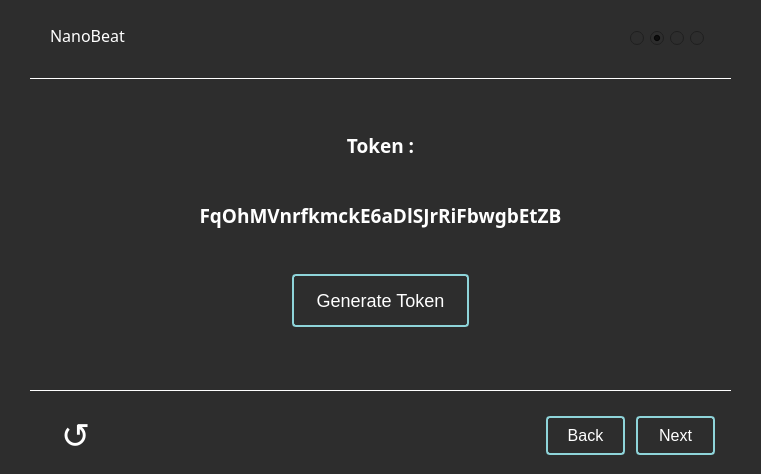
<?xml version="1.0" encoding="UTF-8"?>
<ui version="4.0">
 <class>MainWindow</class>
 <widget class="QMainWindow" name="MainWindow">
  <property name="enabled">
   <bool>true</bool>
  </property>
  <property name="geometry">
   <rect>
    <x>0</x>
    <y>0</y>
    <width>761</width>
    <height>474</height>
   </rect>
  </property>
  <property name="tabletTracking">
   <bool>false</bool>
  </property>
  <property name="windowTitle">
   <string>MainWindow</string>
  </property>
  <property name="styleSheet">
   <string notr="true">background-color:#2d2d2d;</string>
  </property>
  <widget class="QWidget" name="centralwidget">
   <property name="enabled">
    <bool>true</bool>
   </property>
   <property name="maximumSize">
    <size>
     <width>761</width>
     <height>16777215</height>
    </size>
   </property>
   <widget class="Line" name="line">
    <property name="geometry">
     <rect>
      <x>30</x>
      <y>70</y>
      <width>701</width>
      <height>16</height>
     </rect>
    </property>
    <property name="palette">
     <palette>
      <active>
       <colorrole role="WindowText">
        <brush brushstyle="SolidPattern">
         <color alpha="255">
          <red>255</red>
          <green>255</green>
          <blue>255</blue>
         </color>
        </brush>
       </colorrole>
       <colorrole role="Button">
        <brush brushstyle="SolidPattern">
         <color alpha="255">
          <red>45</red>
          <green>45</green>
          <blue>45</blue>
         </color>
        </brush>
       </colorrole>
       <colorrole role="Base">
        <brush brushstyle="SolidPattern">
         <color alpha="255">
          <red>45</red>
          <green>45</green>
          <blue>45</blue>
         </color>
        </brush>
       </colorrole>
       <colorrole role="Window">
        <brush brushstyle="SolidPattern">
         <color alpha="255">
          <red>45</red>
          <green>45</green>
          <blue>45</blue>
         </color>
        </brush>
       </colorrole>
      </active>
      <inactive>
       <colorrole role="WindowText">
        <brush brushstyle="SolidPattern">
         <color alpha="255">
          <red>255</red>
          <green>255</green>
          <blue>255</blue>
         </color>
        </brush>
       </colorrole>
       <colorrole role="Button">
        <brush brushstyle="SolidPattern">
         <color alpha="255">
          <red>45</red>
          <green>45</green>
          <blue>45</blue>
         </color>
        </brush>
       </colorrole>
       <colorrole role="Base">
        <brush brushstyle="SolidPattern">
         <color alpha="255">
          <red>45</red>
          <green>45</green>
          <blue>45</blue>
         </color>
        </brush>
       </colorrole>
       <colorrole role="Window">
        <brush brushstyle="SolidPattern">
         <color alpha="255">
          <red>45</red>
          <green>45</green>
          <blue>45</blue>
         </color>
        </brush>
       </colorrole>
      </inactive>
      <disabled>
       <colorrole role="WindowText">
        <brush brushstyle="SolidPattern">
         <color alpha="255">
          <red>120</red>
          <green>120</green>
          <blue>120</blue>
         </color>
        </brush>
       </colorrole>
       <colorrole role="Button">
        <brush brushstyle="SolidPattern">
         <color alpha="255">
          <red>45</red>
          <green>45</green>
          <blue>45</blue>
         </color>
        </brush>
       </colorrole>
       <colorrole role="Base">
        <brush brushstyle="SolidPattern">
         <color alpha="255">
          <red>45</red>
          <green>45</green>
          <blue>45</blue>
         </color>
        </brush>
       </colorrole>
       <colorrole role="Window">
        <brush brushstyle="SolidPattern">
         <color alpha="255">
          <red>45</red>
          <green>45</green>
          <blue>45</blue>
         </color>
        </brush>
       </colorrole>
      </disabled>
     </palette>
    </property>
    <property name="font">
     <font>
      <kerning>true</kerning>
     </font>
    </property>
    <property name="styleSheet">
     <string notr="true"/>
    </property>
    <property name="frameShadow">
     <enum>QFrame::Plain</enum>
    </property>
    <property name="lineWidth">
     <number>1</number>
    </property>
    <property name="orientation">
     <enum>Qt::Horizontal</enum>
    </property>
   </widget>
   <widget class="Line" name="line_2">
    <property name="geometry">
     <rect>
      <x>30</x>
      <y>380</y>
      <width>701</width>
      <height>20</height>
     </rect>
    </property>
    <property name="palette">
     <palette>
      <active>
       <colorrole role="WindowText">
        <brush brushstyle="SolidPattern">
         <color alpha="255">
          <red>255</red>
          <green>255</green>
          <blue>255</blue>
         </color>
        </brush>
       </colorrole>
       <colorrole role="Button">
        <brush brushstyle="SolidPattern">
         <color alpha="255">
          <red>45</red>
          <green>45</green>
          <blue>45</blue>
         </color>
        </brush>
       </colorrole>
       <colorrole role="Base">
        <brush brushstyle="SolidPattern">
         <color alpha="255">
          <red>45</red>
          <green>45</green>
          <blue>45</blue>
         </color>
        </brush>
       </colorrole>
       <colorrole role="Window">
        <brush brushstyle="SolidPattern">
         <color alpha="255">
          <red>45</red>
          <green>45</green>
          <blue>45</blue>
         </color>
        </brush>
       </colorrole>
      </active>
      <inactive>
       <colorrole role="WindowText">
        <brush brushstyle="SolidPattern">
         <color alpha="255">
          <red>255</red>
          <green>255</green>
          <blue>255</blue>
         </color>
        </brush>
       </colorrole>
       <colorrole role="Button">
        <brush brushstyle="SolidPattern">
         <color alpha="255">
          <red>45</red>
          <green>45</green>
          <blue>45</blue>
         </color>
        </brush>
       </colorrole>
       <colorrole role="Base">
        <brush brushstyle="SolidPattern">
         <color alpha="255">
          <red>45</red>
          <green>45</green>
          <blue>45</blue>
         </color>
        </brush>
       </colorrole>
       <colorrole role="Window">
        <brush brushstyle="SolidPattern">
         <color alpha="255">
          <red>45</red>
          <green>45</green>
          <blue>45</blue>
         </color>
        </brush>
       </colorrole>
      </inactive>
      <disabled>
       <colorrole role="WindowText">
        <brush brushstyle="SolidPattern">
         <color alpha="255">
          <red>120</red>
          <green>120</green>
          <blue>120</blue>
         </color>
        </brush>
       </colorrole>
       <colorrole role="Button">
        <brush brushstyle="SolidPattern">
         <color alpha="255">
          <red>45</red>
          <green>45</green>
          <blue>45</blue>
         </color>
        </brush>
       </colorrole>
       <colorrole role="Base">
        <brush brushstyle="SolidPattern">
         <color alpha="255">
          <red>45</red>
          <green>45</green>
          <blue>45</blue>
         </color>
        </brush>
       </colorrole>
       <colorrole role="Window">
        <brush brushstyle="SolidPattern">
         <color alpha="255">
          <red>45</red>
          <green>45</green>
          <blue>45</blue>
         </color>
        </brush>
       </colorrole>
      </disabled>
     </palette>
    </property>
    <property name="font">
     <font>
      <kerning>true</kerning>
     </font>
    </property>
    <property name="styleSheet">
     <string notr="true"/>
    </property>
    <property name="frameShadow">
     <enum>QFrame::Plain</enum>
    </property>
    <property name="lineWidth">
     <number>1</number>
    </property>
    <property name="orientation">
     <enum>Qt::Horizontal</enum>
    </property>
   </widget>
   <widget class="QLabel" name="label">
    <property name="geometry">
     <rect>
      <x>50</x>
      <y>20</y>
      <width>101</width>
      <height>31</height>
     </rect>
    </property>
    <property name="palette">
     <palette>
      <active>
       <colorrole role="WindowText">
        <brush brushstyle="SolidPattern">
         <color alpha="255">
          <red>255</red>
          <green>255</green>
          <blue>255</blue>
         </color>
        </brush>
       </colorrole>
       <colorrole role="Button">
        <brush brushstyle="SolidPattern">
         <color alpha="255">
          <red>45</red>
          <green>45</green>
          <blue>45</blue>
         </color>
        </brush>
       </colorrole>
       <colorrole role="Base">
        <brush brushstyle="SolidPattern">
         <color alpha="255">
          <red>45</red>
          <green>45</green>
          <blue>45</blue>
         </color>
        </brush>
       </colorrole>
       <colorrole role="Window">
        <brush brushstyle="SolidPattern">
         <color alpha="255">
          <red>45</red>
          <green>45</green>
          <blue>45</blue>
         </color>
        </brush>
       </colorrole>
      </active>
      <inactive>
       <colorrole role="WindowText">
        <brush brushstyle="SolidPattern">
         <color alpha="255">
          <red>255</red>
          <green>255</green>
          <blue>255</blue>
         </color>
        </brush>
       </colorrole>
       <colorrole role="Button">
        <brush brushstyle="SolidPattern">
         <color alpha="255">
          <red>45</red>
          <green>45</green>
          <blue>45</blue>
         </color>
        </brush>
       </colorrole>
       <colorrole role="Base">
        <brush brushstyle="SolidPattern">
         <color alpha="255">
          <red>45</red>
          <green>45</green>
          <blue>45</blue>
         </color>
        </brush>
       </colorrole>
       <colorrole role="Window">
        <brush brushstyle="SolidPattern">
         <color alpha="255">
          <red>45</red>
          <green>45</green>
          <blue>45</blue>
         </color>
        </brush>
       </colorrole>
      </inactive>
      <disabled>
       <colorrole role="WindowText">
        <brush brushstyle="SolidPattern">
         <color alpha="255">
          <red>120</red>
          <green>120</green>
          <blue>120</blue>
         </color>
        </brush>
       </colorrole>
       <colorrole role="Button">
        <brush brushstyle="SolidPattern">
         <color alpha="255">
          <red>45</red>
          <green>45</green>
          <blue>45</blue>
         </color>
        </brush>
       </colorrole>
       <colorrole role="Base">
        <brush brushstyle="SolidPattern">
         <color alpha="255">
          <red>45</red>
          <green>45</green>
          <blue>45</blue>
         </color>
        </brush>
       </colorrole>
       <colorrole role="Window">
        <brush brushstyle="SolidPattern">
         <color alpha="255">
          <red>45</red>
          <green>45</green>
          <blue>45</blue>
         </color>
        </brush>
       </colorrole>
      </disabled>
     </palette>
    </property>
    <property name="font">
     <font>
      <family>Montserrat Medium</family>
      <pointsize>12</pointsize>
     </font>
    </property>
    <property name="text">
     <string>NanoBeat</string>
    </property>
   </widget>
   <widget class="QRadioButton" name="radioButton">
    <property name="geometry">
     <rect>
      <x>630</x>
      <y>30</y>
      <width>16</width>
      <height>17</height>
     </rect>
    </property>
    <property name="palette">
     <palette>
      <active>
       <colorrole role="WindowText">
        <brush brushstyle="SolidPattern">
         <color alpha="255">
          <red>0</red>
          <green>0</green>
          <blue>0</blue>
         </color>
        </brush>
       </colorrole>
       <colorrole role="Button">
        <brush brushstyle="SolidPattern">
         <color alpha="255">
          <red>45</red>
          <green>45</green>
          <blue>45</blue>
         </color>
        </brush>
       </colorrole>
       <colorrole role="Light">
        <brush brushstyle="SolidPattern">
         <color alpha="255">
          <red>127</red>
          <green>255</green>
          <blue>191</blue>
         </color>
        </brush>
       </colorrole>
       <colorrole role="Midlight">
        <brush brushstyle="SolidPattern">
         <color alpha="255">
          <red>63</red>
          <green>255</green>
          <blue>159</blue>
         </color>
        </brush>
       </colorrole>
       <colorrole role="Dark">
        <brush brushstyle="SolidPattern">
         <color alpha="255">
          <red>0</red>
          <green>127</green>
          <blue>63</blue>
         </color>
        </brush>
       </colorrole>
       <colorrole role="Mid">
        <brush brushstyle="SolidPattern">
         <color alpha="255">
          <red>0</red>
          <green>170</green>
          <blue>85</blue>
         </color>
        </brush>
       </colorrole>
       <colorrole role="Text">
        <brush brushstyle="SolidPattern">
         <color alpha="255">
          <red>0</red>
          <green>0</green>
          <blue>0</blue>
         </color>
        </brush>
       </colorrole>
       <colorrole role="BrightText">
        <brush brushstyle="SolidPattern">
         <color alpha="255">
          <red>255</red>
          <green>255</green>
          <blue>255</blue>
         </color>
        </brush>
       </colorrole>
       <colorrole role="ButtonText">
        <brush brushstyle="SolidPattern">
         <color alpha="255">
          <red>0</red>
          <green>0</green>
          <blue>0</blue>
         </color>
        </brush>
       </colorrole>
       <colorrole role="Base">
        <brush brushstyle="SolidPattern">
         <color alpha="255">
          <red>45</red>
          <green>45</green>
          <blue>45</blue>
         </color>
        </brush>
       </colorrole>
       <colorrole role="Window">
        <brush brushstyle="SolidPattern">
         <color alpha="255">
          <red>45</red>
          <green>45</green>
          <blue>45</blue>
         </color>
        </brush>
       </colorrole>
       <colorrole role="Shadow">
        <brush brushstyle="SolidPattern">
         <color alpha="255">
          <red>0</red>
          <green>0</green>
          <blue>0</blue>
         </color>
        </brush>
       </colorrole>
       <colorrole role="AlternateBase">
        <brush brushstyle="SolidPattern">
         <color alpha="255">
          <red>127</red>
          <green>255</green>
          <blue>191</blue>
         </color>
        </brush>
       </colorrole>
       <colorrole role="ToolTipBase">
        <brush brushstyle="SolidPattern">
         <color alpha="255">
          <red>255</red>
          <green>255</green>
          <blue>220</blue>
         </color>
        </brush>
       </colorrole>
       <colorrole role="ToolTipText">
        <brush brushstyle="SolidPattern">
         <color alpha="255">
          <red>0</red>
          <green>0</green>
          <blue>0</blue>
         </color>
        </brush>
       </colorrole>
       <colorrole role="PlaceholderText">
        <brush brushstyle="SolidPattern">
         <color alpha="128">
          <red>0</red>
          <green>0</green>
          <blue>0</blue>
         </color>
        </brush>
       </colorrole>
      </active>
      <inactive>
       <colorrole role="WindowText">
        <brush brushstyle="SolidPattern">
         <color alpha="255">
          <red>0</red>
          <green>0</green>
          <blue>0</blue>
         </color>
        </brush>
       </colorrole>
       <colorrole role="Button">
        <brush brushstyle="SolidPattern">
         <color alpha="255">
          <red>45</red>
          <green>45</green>
          <blue>45</blue>
         </color>
        </brush>
       </colorrole>
       <colorrole role="Light">
        <brush brushstyle="SolidPattern">
         <color alpha="255">
          <red>127</red>
          <green>255</green>
          <blue>191</blue>
         </color>
        </brush>
       </colorrole>
       <colorrole role="Midlight">
        <brush brushstyle="SolidPattern">
         <color alpha="255">
          <red>63</red>
          <green>255</green>
          <blue>159</blue>
         </color>
        </brush>
       </colorrole>
       <colorrole role="Dark">
        <brush brushstyle="SolidPattern">
         <color alpha="255">
          <red>0</red>
          <green>127</green>
          <blue>63</blue>
         </color>
        </brush>
       </colorrole>
       <colorrole role="Mid">
        <brush brushstyle="SolidPattern">
         <color alpha="255">
          <red>0</red>
          <green>170</green>
          <blue>85</blue>
         </color>
        </brush>
       </colorrole>
       <colorrole role="Text">
        <brush brushstyle="SolidPattern">
         <color alpha="255">
          <red>0</red>
          <green>0</green>
          <blue>0</blue>
         </color>
        </brush>
       </colorrole>
       <colorrole role="BrightText">
        <brush brushstyle="SolidPattern">
         <color alpha="255">
          <red>255</red>
          <green>255</green>
          <blue>255</blue>
         </color>
        </brush>
       </colorrole>
       <colorrole role="ButtonText">
        <brush brushstyle="SolidPattern">
         <color alpha="255">
          <red>0</red>
          <green>0</green>
          <blue>0</blue>
         </color>
        </brush>
       </colorrole>
       <colorrole role="Base">
        <brush brushstyle="SolidPattern">
         <color alpha="255">
          <red>45</red>
          <green>45</green>
          <blue>45</blue>
         </color>
        </brush>
       </colorrole>
       <colorrole role="Window">
        <brush brushstyle="SolidPattern">
         <color alpha="255">
          <red>45</red>
          <green>45</green>
          <blue>45</blue>
         </color>
        </brush>
       </colorrole>
       <colorrole role="Shadow">
        <brush brushstyle="SolidPattern">
         <color alpha="255">
          <red>0</red>
          <green>0</green>
          <blue>0</blue>
         </color>
        </brush>
       </colorrole>
       <colorrole role="AlternateBase">
        <brush brushstyle="SolidPattern">
         <color alpha="255">
          <red>127</red>
          <green>255</green>
          <blue>191</blue>
         </color>
        </brush>
       </colorrole>
       <colorrole role="ToolTipBase">
        <brush brushstyle="SolidPattern">
         <color alpha="255">
          <red>255</red>
          <green>255</green>
          <blue>220</blue>
         </color>
        </brush>
       </colorrole>
       <colorrole role="ToolTipText">
        <brush brushstyle="SolidPattern">
         <color alpha="255">
          <red>0</red>
          <green>0</green>
          <blue>0</blue>
         </color>
        </brush>
       </colorrole>
       <colorrole role="PlaceholderText">
        <brush brushstyle="SolidPattern">
         <color alpha="128">
          <red>0</red>
          <green>0</green>
          <blue>0</blue>
         </color>
        </brush>
       </colorrole>
      </inactive>
      <disabled>
       <colorrole role="WindowText">
        <brush brushstyle="SolidPattern">
         <color alpha="255">
          <red>0</red>
          <green>127</green>
          <blue>63</blue>
         </color>
        </brush>
       </colorrole>
       <colorrole role="Button">
        <brush brushstyle="SolidPattern">
         <color alpha="255">
          <red>45</red>
          <green>45</green>
          <blue>45</blue>
         </color>
        </brush>
       </colorrole>
       <colorrole role="Light">
        <brush brushstyle="SolidPattern">
         <color alpha="255">
          <red>127</red>
          <green>255</green>
          <blue>191</blue>
         </color>
        </brush>
       </colorrole>
       <colorrole role="Midlight">
        <brush brushstyle="SolidPattern">
         <color alpha="255">
          <red>63</red>
          <green>255</green>
          <blue>159</blue>
         </color>
        </brush>
       </colorrole>
       <colorrole role="Dark">
        <brush brushstyle="SolidPattern">
         <color alpha="255">
          <red>0</red>
          <green>127</green>
          <blue>63</blue>
         </color>
        </brush>
       </colorrole>
       <colorrole role="Mid">
        <brush brushstyle="SolidPattern">
         <color alpha="255">
          <red>0</red>
          <green>170</green>
          <blue>85</blue>
         </color>
        </brush>
       </colorrole>
       <colorrole role="Text">
        <brush brushstyle="SolidPattern">
         <color alpha="255">
          <red>0</red>
          <green>127</green>
          <blue>63</blue>
         </color>
        </brush>
       </colorrole>
       <colorrole role="BrightText">
        <brush brushstyle="SolidPattern">
         <color alpha="255">
          <red>255</red>
          <green>255</green>
          <blue>255</blue>
         </color>
        </brush>
       </colorrole>
       <colorrole role="ButtonText">
        <brush brushstyle="SolidPattern">
         <color alpha="255">
          <red>0</red>
          <green>127</green>
          <blue>63</blue>
         </color>
        </brush>
       </colorrole>
       <colorrole role="Base">
        <brush brushstyle="SolidPattern">
         <color alpha="255">
          <red>45</red>
          <green>45</green>
          <blue>45</blue>
         </color>
        </brush>
       </colorrole>
       <colorrole role="Window">
        <brush brushstyle="SolidPattern">
         <color alpha="255">
          <red>45</red>
          <green>45</green>
          <blue>45</blue>
         </color>
        </brush>
       </colorrole>
       <colorrole role="Shadow">
        <brush brushstyle="SolidPattern">
         <color alpha="255">
          <red>0</red>
          <green>0</green>
          <blue>0</blue>
         </color>
        </brush>
       </colorrole>
       <colorrole role="AlternateBase">
        <brush brushstyle="SolidPattern">
         <color alpha="255">
          <red>0</red>
          <green>255</green>
          <blue>127</blue>
         </color>
        </brush>
       </colorrole>
       <colorrole role="ToolTipBase">
        <brush brushstyle="SolidPattern">
         <color alpha="255">
          <red>255</red>
          <green>255</green>
          <blue>220</blue>
         </color>
        </brush>
       </colorrole>
       <colorrole role="ToolTipText">
        <brush brushstyle="SolidPattern">
         <color alpha="255">
          <red>0</red>
          <green>0</green>
          <blue>0</blue>
         </color>
        </brush>
       </colorrole>
       <colorrole role="PlaceholderText">
        <brush brushstyle="SolidPattern">
         <color alpha="128">
          <red>0</red>
          <green>0</green>
          <blue>0</blue>
         </color>
        </brush>
       </colorrole>
      </disabled>
     </palette>
    </property>
    <property name="text">
     <string/>
    </property>
    <property name="checkable">
     <bool>false</bool>
    </property>
    <property name="checked">
     <bool>false</bool>
    </property>
   </widget>
   <widget class="QRadioButton" name="radioButton_2">
    <property name="geometry">
     <rect>
      <x>650</x>
      <y>30</y>
      <width>16</width>
      <height>17</height>
     </rect>
    </property>
    <property name="text">
     <string/>
    </property>
    <property name="checkable">
     <bool>true</bool>
    </property>
    <property name="checked">
     <bool>true</bool>
    </property>
   </widget>
   <widget class="QRadioButton" name="radioButton_3">
    <property name="geometry">
     <rect>
      <x>670</x>
      <y>30</y>
      <width>16</width>
      <height>17</height>
     </rect>
    </property>
    <property name="text">
     <string/>
    </property>
    <property name="checkable">
     <bool>false</bool>
    </property>
   </widget>
   <widget class="QRadioButton" name="radioButton_4">
    <property name="geometry">
     <rect>
      <x>690</x>
      <y>30</y>
      <width>16</width>
      <height>17</height>
     </rect>
    </property>
    <property name="text">
     <string/>
    </property>
    <property name="checkable">
     <bool>false</bool>
    </property>
   </widget>
   <widget class="QLabel" name="label_2">
    <property name="geometry">
     <rect>
      <x>280</x>
      <y>120</y>
      <width>201</width>
      <height>51</height>
     </rect>
    </property>
    <property name="palette">
     <palette>
      <active>
       <colorrole role="WindowText">
        <brush brushstyle="SolidPattern">
         <color alpha="255">
          <red>255</red>
          <green>255</green>
          <blue>255</blue>
         </color>
        </brush>
       </colorrole>
       <colorrole role="Button">
        <brush brushstyle="SolidPattern">
         <color alpha="255">
          <red>45</red>
          <green>45</green>
          <blue>45</blue>
         </color>
        </brush>
       </colorrole>
       <colorrole role="Base">
        <brush brushstyle="SolidPattern">
         <color alpha="255">
          <red>45</red>
          <green>45</green>
          <blue>45</blue>
         </color>
        </brush>
       </colorrole>
       <colorrole role="Window">
        <brush brushstyle="SolidPattern">
         <color alpha="255">
          <red>45</red>
          <green>45</green>
          <blue>45</blue>
         </color>
        </brush>
       </colorrole>
      </active>
      <inactive>
       <colorrole role="WindowText">
        <brush brushstyle="SolidPattern">
         <color alpha="255">
          <red>255</red>
          <green>255</green>
          <blue>255</blue>
         </color>
        </brush>
       </colorrole>
       <colorrole role="Button">
        <brush brushstyle="SolidPattern">
         <color alpha="255">
          <red>45</red>
          <green>45</green>
          <blue>45</blue>
         </color>
        </brush>
       </colorrole>
       <colorrole role="Base">
        <brush brushstyle="SolidPattern">
         <color alpha="255">
          <red>45</red>
          <green>45</green>
          <blue>45</blue>
         </color>
        </brush>
       </colorrole>
       <colorrole role="Window">
        <brush brushstyle="SolidPattern">
         <color alpha="255">
          <red>45</red>
          <green>45</green>
          <blue>45</blue>
         </color>
        </brush>
       </colorrole>
      </inactive>
      <disabled>
       <colorrole role="WindowText">
        <brush brushstyle="SolidPattern">
         <color alpha="255">
          <red>120</red>
          <green>120</green>
          <blue>120</blue>
         </color>
        </brush>
       </colorrole>
       <colorrole role="Button">
        <brush brushstyle="SolidPattern">
         <color alpha="255">
          <red>45</red>
          <green>45</green>
          <blue>45</blue>
         </color>
        </brush>
       </colorrole>
       <colorrole role="Base">
        <brush brushstyle="SolidPattern">
         <color alpha="255">
          <red>45</red>
          <green>45</green>
          <blue>45</blue>
         </color>
        </brush>
       </colorrole>
       <colorrole role="Window">
        <brush brushstyle="SolidPattern">
         <color alpha="255">
          <red>45</red>
          <green>45</green>
          <blue>45</blue>
         </color>
        </brush>
       </colorrole>
      </disabled>
     </palette>
    </property>
    <property name="font">
     <font>
      <family>Montserrat SemiBold</family>
      <pointsize>14</pointsize>
      <weight>75</weight>
      <bold>true</bold>
     </font>
    </property>
    <property name="text">
     <string>Token :</string>
    </property>
    <property name="alignment">
     <set>Qt::AlignCenter</set>
    </property>
   </widget>
   <widget class="QLabel" name="label_3">
    <property name="geometry">
     <rect>
      <x>160</x>
      <y>190</y>
      <width>441</width>
      <height>51</height>
     </rect>
    </property>
    <property name="palette">
     <palette>
      <active>
       <colorrole role="WindowText">
        <brush brushstyle="SolidPattern">
         <color alpha="255">
          <red>255</red>
          <green>255</green>
          <blue>255</blue>
         </color>
        </brush>
       </colorrole>
       <colorrole role="Button">
        <brush brushstyle="SolidPattern">
         <color alpha="255">
          <red>45</red>
          <green>45</green>
          <blue>45</blue>
         </color>
        </brush>
       </colorrole>
       <colorrole role="Base">
        <brush brushstyle="SolidPattern">
         <color alpha="255">
          <red>45</red>
          <green>45</green>
          <blue>45</blue>
         </color>
        </brush>
       </colorrole>
       <colorrole role="Window">
        <brush brushstyle="SolidPattern">
         <color alpha="255">
          <red>45</red>
          <green>45</green>
          <blue>45</blue>
         </color>
        </brush>
       </colorrole>
      </active>
      <inactive>
       <colorrole role="WindowText">
        <brush brushstyle="SolidPattern">
         <color alpha="255">
          <red>255</red>
          <green>255</green>
          <blue>255</blue>
         </color>
        </brush>
       </colorrole>
       <colorrole role="Button">
        <brush brushstyle="SolidPattern">
         <color alpha="255">
          <red>45</red>
          <green>45</green>
          <blue>45</blue>
         </color>
        </brush>
       </colorrole>
       <colorrole role="Base">
        <brush brushstyle="SolidPattern">
         <color alpha="255">
          <red>45</red>
          <green>45</green>
          <blue>45</blue>
         </color>
        </brush>
       </colorrole>
       <colorrole role="Window">
        <brush brushstyle="SolidPattern">
         <color alpha="255">
          <red>45</red>
          <green>45</green>
          <blue>45</blue>
         </color>
        </brush>
       </colorrole>
      </inactive>
      <disabled>
       <colorrole role="WindowText">
        <brush brushstyle="SolidPattern">
         <color alpha="255">
          <red>120</red>
          <green>120</green>
          <blue>120</blue>
         </color>
        </brush>
       </colorrole>
       <colorrole role="Button">
        <brush brushstyle="SolidPattern">
         <color alpha="255">
          <red>45</red>
          <green>45</green>
          <blue>45</blue>
         </color>
        </brush>
       </colorrole>
       <colorrole role="Base">
        <brush brushstyle="SolidPattern">
         <color alpha="255">
          <red>45</red>
          <green>45</green>
          <blue>45</blue>
         </color>
        </brush>
       </colorrole>
       <colorrole role="Window">
        <brush brushstyle="SolidPattern">
         <color alpha="255">
          <red>45</red>
          <green>45</green>
          <blue>45</blue>
         </color>
        </brush>
       </colorrole>
      </disabled>
     </palette>
    </property>
    <property name="font">
     <font>
      <family>Montserrat SemiBold</family>
      <pointsize>14</pointsize>
      <weight>75</weight>
      <bold>true</bold>
     </font>
    </property>
    <property name="text">
     <string>FqOhMVnrfkmckE6aDlSJrRiFbwgbEtZB</string>
    </property>
    <property name="alignment">
     <set>Qt::AlignCenter</set>
    </property>
   </widget>
   <widget class="QPushButton" name="pushButton">
    <property name="geometry">
     <rect>
      <x>290</x>
      <y>270</y>
      <width>181</width>
      <height>61</height>
     </rect>
    </property>
    <property name="styleSheet">
     <string notr="true">#pushButton {
  background-color: #8ed4d9; /* Green */
  border: none;
  color: white;
  padding: 10px 17px;
  text-align: center;
  text-decoration: none;
  font-size: 18px;

  margin: 4px 2px;
  background-color: #2d2d2d; 
  color: white; 
  border: 2px solid #8ed4d9;
  border-radius: 4px;
}
</string>
    </property>
    <property name="text">
     <string>Generate Token</string>
    </property>
   </widget>
   <widget class="QPushButton" name="pushButton_2">
    <property name="geometry">
     <rect>
      <x>630</x>
      <y>410</y>
      <width>91</width>
      <height>51</height>
     </rect>
    </property>
    <property name="styleSheet">
     <string notr="true">#pushButton_2 {
  background-color: #8ed4d9; /* Green */
  border: none;
  color: white;
  padding: 10px 17px;
  text-align: center;
  text-decoration: none;
  font-size: 16px;

  margin: 6px 6px;
  background-color: #2d2d2d; 
  color: white; 
  border: 2px solid #8ed4d9;
  border-radius: 4px;
}
</string>
    </property>
    <property name="text">
     <string>Next</string>
    </property>
   </widget>
   <widget class="QPushButton" name="pushButton_3">
    <property name="geometry">
     <rect>
      <x>50</x>
      <y>410</y>
      <width>51</width>
      <height>51</height>
     </rect>
    </property>
    <property name="styleSheet">
     <string notr="true">#pushButton_3 {
font-size:35px;
color:white;
background:none;
border:none;
}
</string>
    </property>
    <property name="text">
     <string>↺</string>
    </property>
   </widget>
   <widget class="QPushButton" name="pushButton_4">
    <property name="geometry">
     <rect>
      <x>540</x>
      <y>410</y>
      <width>91</width>
      <height>51</height>
     </rect>
    </property>
    <property name="styleSheet">
     <string notr="true">#pushButton_4
 {
  background-color: #8ed4d9; /* Green */
  border: none;
  color: white;
  padding: 10px 17px;
  text-align: center;
  text-decoration: none;
  font-size: 16px;

  margin: 6px 6px;
  background-color: #2d2d2d; 
  color: white; 
  border: 2px solid #8ed4d9;
  border-radius: 4px;
}
</string>
    </property>
    <property name="text">
     <string>Back</string>
    </property>
   </widget>
  </widget>
 </widget>
 <resources/>
 <connections/>
</ui>
